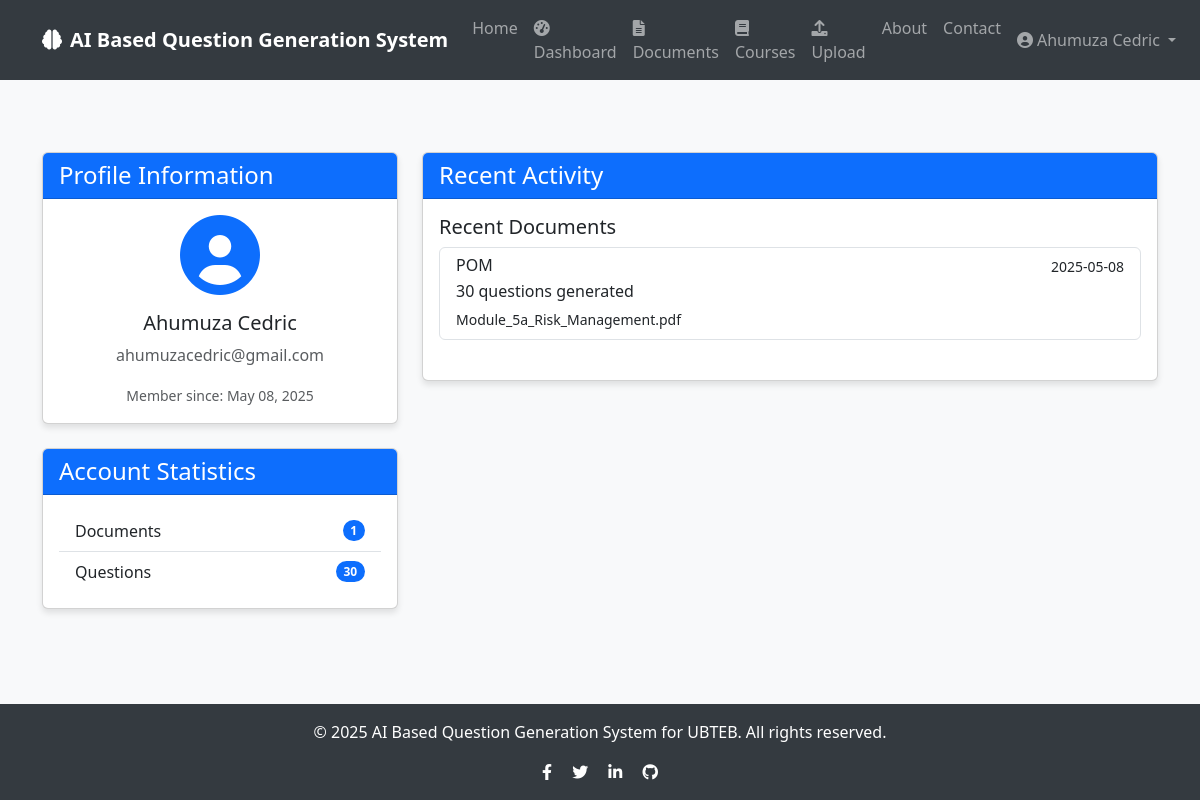
The app's page /profile (signed in) with its own data.
### app/models/user.py (models this page shows, shortened)
class User(db.Model, UserMixin):
    id = db.Column(db.Integer, primary_key=True)
    username = db.Column(db.String(50), unique=True, nullable=False)
    email = db.Column(db.String(120), unique=True, nullable=False)
    password = db.Column(db.String(60), nullable=False)
    created_at = db.Column(db.DateTime, default=datetime.utcnow)
    documents = db.relationship('Document', backref='author', lazy=True, cascade="all, delete-orphan")
    questions = db.relationship('Question', backref='author', lazy=True, cascade="all, delete-orphan")
    courses = db.relationship('Course', backref='author', lazy=True, cascade="all, delete-orphan")

### app/models/document.py (models this page shows, shortened)
class Document(db.Model):
    id = db.Column(db.Integer, primary_key=True)
    title = db.Column(db.String(100), nullable=False)
    filename = db.Column(db.String(100), nullable=False)
    file_path = db.Column(db.String(255), nullable=False)
    content = db.Column(db.Text, nullable=False)
    created_at = db.Column(db.DateTime, default=datetime.utcnow)
    user_id = db.Column(db.Integer, db.ForeignKey('user.id'), nullable=False)
    course_id = db.Column(db.Integer, db.ForeignKey('course.id'), nullable=True)
    questions = db.relationship('Question', backref='document', lazy=True, cascade="all, delete-orphan")

### app/routes/auth.py (the view)
@auth.route('/profile', methods=['GET', 'POST'])
@login_required
def profile():
    return render_template('auth/profile.html', user=current_user)

### app/models/user.py (called while the page is built)
@login_manager.user_loader
def load_user(user_id):
    return User.query.get(int(user_id))

### app/templates/auth/profile.html (shortened to what this page needs)
{% extends "base.html" %}
{% block content %}
<div class="container py-5">
    <div class="row">
        <div class="col-md-4">
            <div class="card mb-4">
                <div class="card-header bg-primary text-white">
                    <h4 class="mb-0">Profile Information</h4>
                </div>
                <div class="card-body text-center">
                    <div class="mb-3">
                        <i class="fas fa-user-circle fa-5x text-primary"></i>
                    </div>
                    <h5 class="card-title">{{ user.username }}</h5>
                    <p class="card-text text-muted">{{ user.email }}</p>
                    <p class="card-text">
                        <small class="text-muted">Member since: {{ user.created_at.strftime('%B %d, %Y') }}</small>
                    </p>
                </div>
            </div>
            <div class="card">
                <div class="card-header bg-primary text-white">
                    <h4 class="mb-0">Account Statistics</h4>
                </div>
                <div class="card-body">
                    <ul class="list-group list-group-flush">
                        <li class="list-group-item d-flex justify-content-between align-items-center">
                            Documents
                            <span class="badge bg-primary rounded-pill">{{ user.documents|length }}</span>
                        </li>
                        <li class="list-group-item d-flex justify-content-between align-items-center">
                            Questions
                            <span class="badge bg-primary rounded-pill">{{ user.questions|length }}</span>
                        </li>
                    </ul>
                </div>
            </div>
        </div>
        <div class="col-md-8">
            <div class="card">
                <div class="card-header bg-primary text-white">
                    <h4 class="mb-0">Recent Activity</h4>
                </div>
                <div class="card-body">
                    {% if user.documents %}
                        <h5 class="card-title">Recent Documents</h5>
                        <div class="list-group mb-4">
                            {% for document in user.documents|sort(attribute='created_at', reverse=True) %}
                                {% if loop.index <= 5 %}
                                <a href="{{ url_for('questions.view_document', document_id=document.id) }}" class="list-group-item list-group-item-action">
                                    <div class="d-flex w-100 justify-content-between">
                                        <h6 class="mb-1">{{ document.title }}</h6>
                                        <small>{{ document.created_at.strftime('%Y-%m-%d') }}</small>
                                    </div>
                                    <p class="mb-1">{{ document.questions|length }} questions generated</p>
                                    <small>{{ document.filename }}</small>
                                </a>
                                {% endif %}
                            {% endfor %}
                        </div>
                    {% else %}
                        <div class="alert alert-info">
                            <p class="mb-0">You haven't uploaded any documents yet. <a href="{{ url_for('questions.upload_document') }}">Upload your first document</a> to get started!</p>
                        </div>
                    {% endif %}
                </div>
            </div>
        </div>
    </div>
</div>
{% endblock %}

### app/templates/base.html (shortened to what this page needs)
<!DOCTYPE html>
<html lang="en">
<head>
    <link href="https://cdn.jsdelivr.net/npm/bootstrap@5.3.0/dist/css/bootstrap.min.css" rel="stylesheet">
    <link rel="stylesheet" href="https://cdnjs.cloudflare.com/ajax/libs/font-awesome/6.0.0/css/all.min.css">
</head>
<body>
    <nav class="navbar navbar-expand-lg navbar-dark mb-4">
        <div class="container">
            <a class="navbar-brand" href="{{ url_for('main.index') }}">
                <i class="fas fa-brain me-2"></i>AI Based Question Generation System
            </a>
            <div class="collapse navbar-collapse" id="navbarNav">
                <ul class="navbar-nav me-auto">
                    <li class="nav-item">
                        <a class="nav-link" href="{{ url_for('main.index') }}">Home</a>
                    </li>
                    {% if current_user.is_authenticated %}
                    <li class="nav-item">
                        <a class="nav-link {% if request.endpoint == 'main.dashboard' %}active{% endif %}"
                           href="{{ url_for('main.dashboard') }}">
                            <i class="fas fa-tachometer-alt me-1"></i>Dashboard
                        </a>
                    </li>
                    <li class="nav-item">
                        <a class="nav-link {% if request.endpoint.startswith('questions.list_documents') %}active{% endif %}"
                           href="{{ url_for('questions.list_documents') }}">
                            <i class="fas fa-file-alt me-1"></i>Documents
                        </a>
                    </li>
                    <li class="nav-item">
                        <a class="nav-link {% if request.endpoint.startswith('courses.') %}active{% endif %}"
                           href="{{ url_for('courses.list_courses') }}">
                            <i class="fas fa-book me-1"></i>Courses
                        </a>
                    </li>
                    <li class="nav-item">
                        <a class="nav-link {% if request.endpoint == 'questions.upload_document' %}active{% endif %}"
                           href="{{ url_for('questions.upload_document') }}">
                            <i class="fas fa-upload me-1"></i>Upload
                        </a>
                    </li>
                    {% endif %}
                    <li class="nav-item">
                        <a class="nav-link" href="{{ url_for('main.about') }}">About</a>
                    </li>
                    <li class="nav-item">
                        <a class="nav-link" href="{{ url_for('main.contact') }}">Contact</a>
                    </li>
                </ul>
                <ul class="navbar-nav">
                    {% if current_user.is_authenticated %}
                    <li class="nav-item dropdown">
                        <a class="nav-link dropdown-toggle" href="#" id="navbarDropdown" role="button" data-bs-toggle="dropdown" aria-expanded="false">
                            <i class="fas fa-user-circle me-1"></i>{{ current_user.username }}
                        </a>
                    </li>
                    {% endif %}
                </ul>
            </div>
        </div>
    </nav>
    <div class="content">
        {% block content %}{% endblock %}
    </div>
    <footer class="footer text-center">
        <div class="container">
            <div class="row">
                <div class="col-md-12">
                    <p>&copy; 2025 AI Based Question Generation System for UBTEB. All rights reserved.</p>
                    <div class="social-icons">
                        <a href="#" class="text-white me-3"><i class="fab fa-facebook-f"></i></a>
                        <a href="#" class="text-white me-3"><i class="fab fa-twitter"></i></a>
                        <a href="#" class="text-white me-3"><i class="fab fa-linkedin-in"></i></a>
                        <a href="#" class="text-white"><i class="fab fa-github"></i></a>
                    </div>
                </div>
            </div>
        </div>
    </footer>
</body>
</html>

### app/templates/base.html (style rules this page uses)
body { min-height: 100vh; display: flex; flex-direction: column; background-color: #f8f9fa; }
.content { flex: 1; }
.navbar { background-color: #343a40; }
.navbar-brand { font-weight: bold; color: #ffffff; }
.footer { background-color: #343a40; color: #ffffff; padding: 1rem 0; margin-top: 2rem; }
.card { box-shadow: 0 4px 6px rgba(0, 0, 0, 0.1); transition: all 0.3s ease; }

### records on screen
User: username "Ahumuza Cedric", email "ahumuzacedric@gmail.com", created_at "May 08, 2025"
Document: title "POM", created_at "2025-05-08", questions|length "30", filename "Module_5a_Risk_Management.pdf"

### other values on screen
{{ user.documents|length }} "1"
{{ user.questions|length }} "30"
